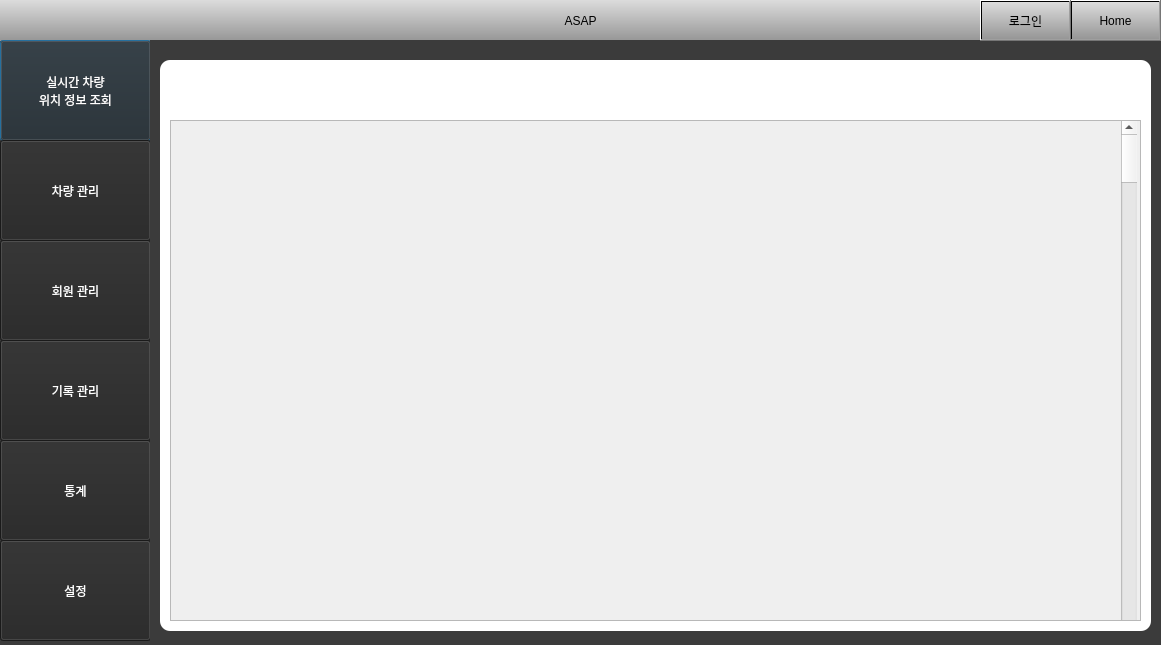
<?xml version="1.0" encoding="UTF-8"?>
<ui version="4.0">
 <class>Dialog</class>
 <widget class="QDialog" name="Dialog">
  <property name="geometry">
   <rect>
    <x>0</x>
    <y>0</y>
    <width>1161</width>
    <height>645</height>
   </rect>
  </property>
  <property name="windowTitle">
   <string>Dialog</string>
  </property>
  <widget class="QLabel" name="Background">
   <property name="geometry">
    <rect>
     <x>-20</x>
     <y>-60</y>
     <width>1231</width>
     <height>781</height>
    </rect>
   </property>
   <property name="styleSheet">
    <string notr="true">background-color: rgb(59, 59, 59);</string>
   </property>
   <property name="text">
    <string/>
   </property>
  </widget>
  <widget class="QPushButton" name="RT_loc_info">
   <property name="geometry">
    <rect>
     <x>0</x>
     <y>40</y>
     <width>151</width>
     <height>101</height>
    </rect>
   </property>
   <property name="styleSheet">
    <string notr="true">background-color: rgb(37, 37, 37);
color: rgb(255, 255, 255);
font: 14pt &quot;Ubuntu&quot;;</string>
   </property>
   <property name="text">
    <string>실시간 차량
위치 정보 조회</string>
   </property>
  </widget>
  <widget class="QPushButton" name="Manage_car">
   <property name="geometry">
    <rect>
     <x>0</x>
     <y>140</y>
     <width>151</width>
     <height>101</height>
    </rect>
   </property>
   <property name="styleSheet">
    <string notr="true">background-color: rgb(37, 37, 37);
color: rgb(255, 255, 255);
font: 14pt &quot;Ubuntu&quot;;</string>
   </property>
   <property name="text">
    <string>차량 관리</string>
   </property>
  </widget>
  <widget class="QPushButton" name="Manage_member">
   <property name="geometry">
    <rect>
     <x>0</x>
     <y>240</y>
     <width>151</width>
     <height>101</height>
    </rect>
   </property>
   <property name="styleSheet">
    <string notr="true">background-color: rgb(37, 37, 37);
color: rgb(255, 255, 255);
font: 14pt &quot;Ubuntu&quot;;</string>
   </property>
   <property name="text">
    <string>회원 관리</string>
   </property>
  </widget>
  <widget class="QPushButton" name="Manage_Log">
   <property name="geometry">
    <rect>
     <x>0</x>
     <y>340</y>
     <width>151</width>
     <height>101</height>
    </rect>
   </property>
   <property name="styleSheet">
    <string notr="true">background-color: rgb(37, 37, 37);
color: rgb(255, 255, 255);
font: 14pt &quot;Ubuntu&quot;;</string>
   </property>
   <property name="text">
    <string>기록 관리</string>
   </property>
  </widget>
  <widget class="QPushButton" name="Static">
   <property name="geometry">
    <rect>
     <x>0</x>
     <y>440</y>
     <width>151</width>
     <height>101</height>
    </rect>
   </property>
   <property name="styleSheet">
    <string notr="true">background-color: rgb(37, 37, 37);
color: rgb(255, 255, 255);
font: 14pt &quot;Ubuntu&quot;;</string>
   </property>
   <property name="text">
    <string>통계</string>
   </property>
  </widget>
  <widget class="QPushButton" name="Setting">
   <property name="geometry">
    <rect>
     <x>0</x>
     <y>540</y>
     <width>151</width>
     <height>101</height>
    </rect>
   </property>
   <property name="styleSheet">
    <string notr="true">background-color: rgb(37, 37, 37);
color: rgb(255, 255, 255);
font: 14pt &quot;Ubuntu&quot;;</string>
   </property>
   <property name="text">
    <string>설정</string>
   </property>
  </widget>
  <widget class="QLabel" name="label">
   <property name="geometry">
    <rect>
     <x>0</x>
     <y>0</y>
     <width>1161</width>
     <height>41</height>
    </rect>
   </property>
   <property name="styleSheet">
    <string notr="true">background-color: qlineargradient(spread:pad, x1:0, y1:1, x2:0, y2:0, stop:0 rgba(150, 150, 150, 255), stop:1 rgba(220, 220, 220, 255));
font: Bold 14pt &quot;Ubuntu&quot;;</string>
   </property>
   <property name="text">
    <string>ASAP</string>
   </property>
   <property name="alignment">
    <set>Qt::AlignCenter</set>
   </property>
  </widget>
  <widget class="QLabel" name="init_logo">
   <property name="geometry">
    <rect>
     <x>120</x>
     <y>40</y>
     <width>1041</width>
     <height>601</height>
    </rect>
   </property>
   <property name="text">
    <string/>
   </property>
   <property name="pixmap">
    <pixmap>Image/ASAP_LOGO_long.jpg</pixmap>
   </property>
   <property name="scaledContents">
    <bool>true</bool>
   </property>
  </widget>
  <widget class="QLineEdit" name="login_inid">
   <property name="geometry">
    <rect>
     <x>560</x>
     <y>290</y>
     <width>181</width>
     <height>31</height>
    </rect>
   </property>
  </widget>
  <widget class="QLineEdit" name="login_inpw">
   <property name="geometry">
    <rect>
     <x>560</x>
     <y>330</y>
     <width>181</width>
     <height>31</height>
    </rect>
   </property>
   <property name="text">
    <string/>
   </property>
  </widget>
  <widget class="QPushButton" name="login_enter">
   <property name="geometry">
    <rect>
     <x>750</x>
     <y>290</y>
     <width>71</width>
     <height>71</height>
    </rect>
   </property>
   <property name="styleSheet">
    <string notr="true">background-color: rgb(154, 153, 150);</string>
   </property>
   <property name="text">
    <string>Enter</string>
   </property>
  </widget>
  <widget class="QLabel" name="login_bg">
   <property name="geometry">
    <rect>
     <x>150</x>
     <y>40</y>
     <width>1011</width>
     <height>601</height>
    </rect>
   </property>
   <property name="styleSheet">
    <string notr="true">background-color: rgb(59, 59, 59);</string>
   </property>
   <property name="text">
    <string/>
   </property>
  </widget>
  <widget class="QLabel" name="login_id">
   <property name="geometry">
    <rect>
     <x>456</x>
     <y>286</y>
     <width>91</width>
     <height>41</height>
    </rect>
   </property>
   <property name="styleSheet">
    <string notr="true">font: Bold 14pt &quot;Ubuntu&quot;;
color: rgb(255, 255, 255);</string>
   </property>
   <property name="text">
    <string>아이디</string>
   </property>
   <property name="alignment">
    <set>Qt::AlignRight|Qt::AlignTrailing|Qt::AlignVCenter</set>
   </property>
  </widget>
  <widget class="QLabel" name="login_pw">
   <property name="geometry">
    <rect>
     <x>456</x>
     <y>320</y>
     <width>91</width>
     <height>41</height>
    </rect>
   </property>
   <property name="styleSheet">
    <string notr="true">font: Bold 14pt &quot;Ubuntu&quot;;
color: rgb(255, 255, 255);</string>
   </property>
   <property name="text">
    <string>비밀번호</string>
   </property>
   <property name="alignment">
    <set>Qt::AlignRight|Qt::AlignTrailing|Qt::AlignVCenter</set>
   </property>
  </widget>
  <widget class="QPushButton" name="btn_home">
   <property name="geometry">
    <rect>
     <x>1070</x>
     <y>0</y>
     <width>91</width>
     <height>41</height>
    </rect>
   </property>
   <property name="styleSheet">
    <string notr="true">background-color: qlineargradient(spread:pad, x1:0, y1:1, x2:0, y2:0, stop:0 rgba(150, 150, 150, 255), stop:1 rgba(220, 220, 220, 255));
font: 13pt &quot;Ubuntu&quot;;</string>
   </property>
   <property name="text">
    <string>Home</string>
   </property>
  </widget>
  <widget class="QPushButton" name="init_login">
   <property name="geometry">
    <rect>
     <x>980</x>
     <y>0</y>
     <width>91</width>
     <height>41</height>
    </rect>
   </property>
   <property name="styleSheet">
    <string notr="true">background-color: qlineargradient(spread:pad, x1:0, y1:1, x2:0, y2:0, stop:0 rgba(150, 150, 150, 255), stop:1 rgba(220, 220, 220, 255));
font: 13pt &quot;Ubuntu&quot;;</string>
   </property>
   <property name="text">
    <string>로그인</string>
   </property>
  </widget>
  <widget class="QPushButton" name="init_logout">
   <property name="geometry">
    <rect>
     <x>980</x>
     <y>0</y>
     <width>91</width>
     <height>41</height>
    </rect>
   </property>
   <property name="styleSheet">
    <string notr="true">background-color: qlineargradient(spread:pad, x1:0, y1:1, x2:0, y2:0, stop:0 rgba(150, 150, 150, 255), stop:1 rgba(220, 220, 220, 255));
font: 13pt &quot;Ubuntu&quot;;</string>
   </property>
   <property name="text">
    <string>로그아웃</string>
   </property>
  </widget>
  <widget class="QLabel" name="car_bg">
   <property name="geometry">
    <rect>
     <x>160</x>
     <y>60</y>
     <width>991</width>
     <height>571</height>
    </rect>
   </property>
   <property name="styleSheet">
    <string notr="true">background-color: rgb(255, 255, 255);
border-radius: 10px;</string>
   </property>
   <property name="text">
    <string/>
   </property>
  </widget>
  <widget class="QScrollArea" name="car_scrollArea">
   <property name="geometry">
    <rect>
     <x>170</x>
     <y>120</y>
     <width>971</width>
     <height>501</height>
    </rect>
   </property>
   <property name="widgetResizable">
    <bool>true</bool>
   </property>
   <widget class="QWidget" name="scrollAreaWidgetContents">
    <property name="geometry">
     <rect>
      <x>0</x>
      <y>0</y>
      <width>969</width>
      <height>499</height>
     </rect>
    </property>
    <widget class="QScrollBar" name="verticalScrollBar">
     <property name="geometry">
      <rect>
       <x>950</x>
       <y>0</y>
       <width>16</width>
       <height>551</height>
      </rect>
     </property>
     <property name="orientation">
      <enum>Qt::Vertical</enum>
     </property>
    </widget>
   </widget>
  </widget>
  <zorder>Background</zorder>
  <zorder>label</zorder>
  <zorder>init_logo</zorder>
  <zorder>RT_loc_info</zorder>
  <zorder>Manage_member</zorder>
  <zorder>Manage_Log</zorder>
  <zorder>Setting</zorder>
  <zorder>Manage_car</zorder>
  <zorder>Static</zorder>
  <zorder>login_bg</zorder>
  <zorder>login_inid</zorder>
  <zorder>login_inpw</zorder>
  <zorder>login_enter</zorder>
  <zorder>login_id</zorder>
  <zorder>login_pw</zorder>
  <zorder>btn_home</zorder>
  <zorder>init_logout</zorder>
  <zorder>car_bg</zorder>
  <zorder>car_scrollArea</zorder>
  <zorder>init_login</zorder>
 </widget>
 <resources/>
 <connections/>
</ui>
